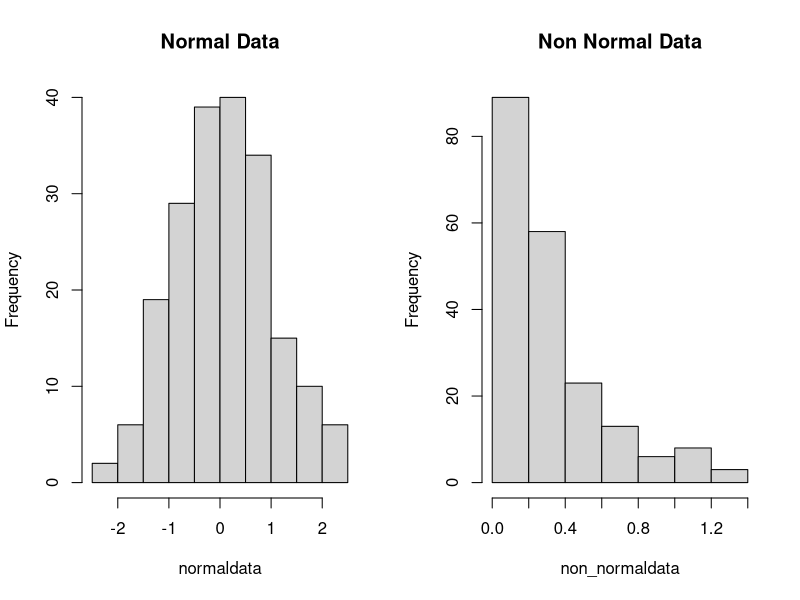
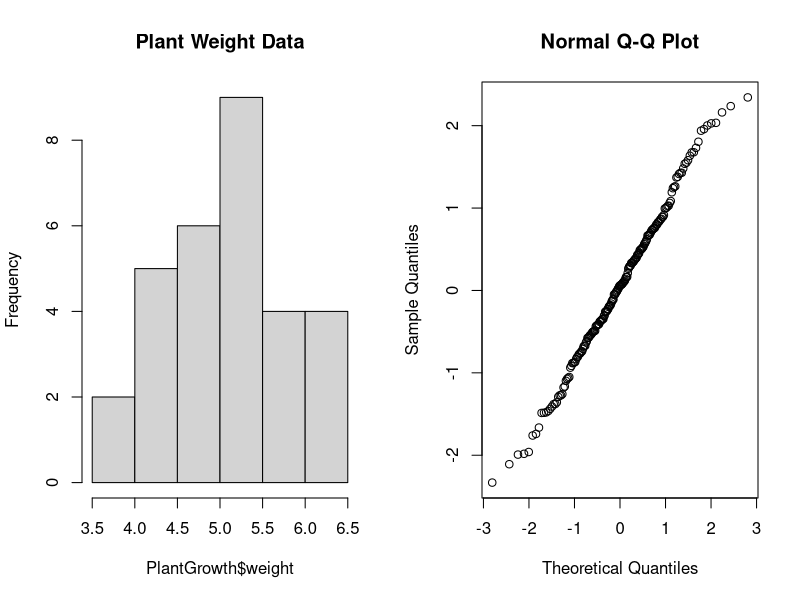
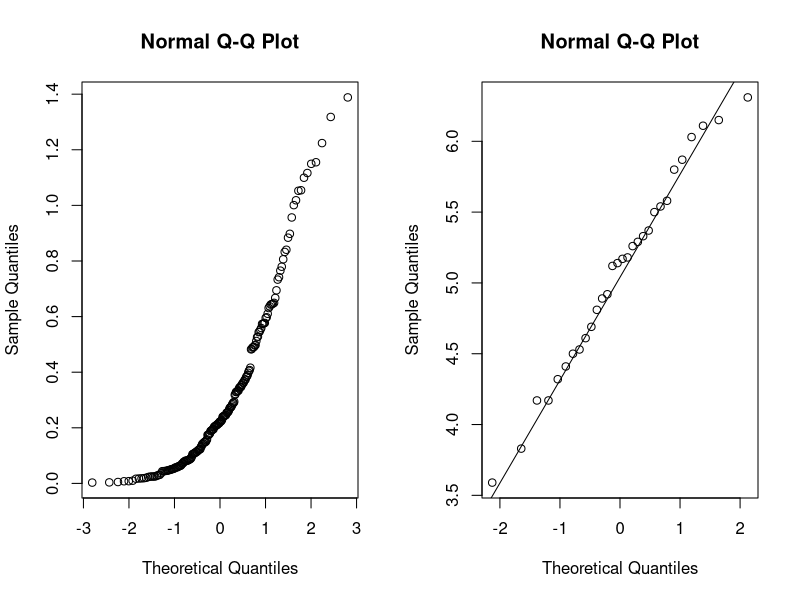

These charts were generated, in order, by the following R code:
# Testing the normality of data with the help of 

normaldata = rnorm(200)
non_normaldata = rexp(200,rate = 3)

par(mfrow = c(1,2))

hist(normaldata, main = "Normal Data")
hist(non_normaldata, main = "Non Normal Data")

attach(PlantGrowth)
View(PlantGrowth)
hist(PlantGrowth$weight , main = "Plant Weight Data")

# Testing using qqnorm and qqline

qqnorm(normaldata)
qqnorm(non_normaldata)
qqnorm(PlantGrowth$weight)
qqline(PlantGrowth$weight)

# Testing the normality of data using shaporo-Wilk test
shapiro.test(normaldata)
shapiro.test(non_normaldata)
shapiro.test(PlantGrowth$weight)

# Testing the normality of data using Kolmogorov-Smirnov Test
ks.test(normaldata,"pnorm")
ks.test(PlantGrowth$weight,"pnorm",mean(PlantGrowth$weight),sd(PlantGrowth$weight))
